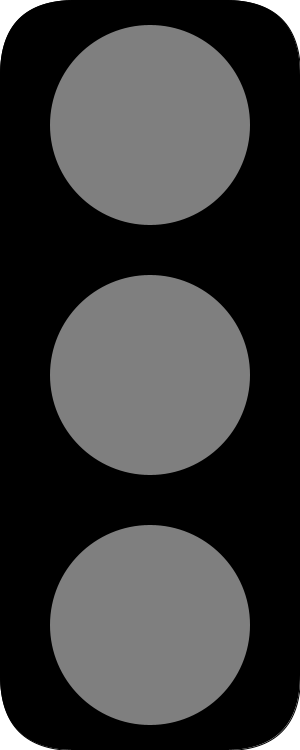
Frame 1 (no input)
Frame 60 (the mouse pressed at the canvas centre just before this capture): identical to frame 1, image omitted
Frame 120 (the mouse held since frame 60 and released just before this capture): identical to frame 1, image omitted

The Processing sketch that drew this single still picture (run headless with seeded random() and noise(); from frame 60 on, the mouse is pressed at the canvas centre):

// Processing sketch: TaskThree
// ── TaskThree.pde
// colors
color red = color(255, 0, 0);
color yellow = color(255, 255, 0);
color green = color(0, 255, 0);
color grey = color(127);
color black = color(0);
color white = color(255);

// color changer variables
color redLight;
color yellowLight;
color greenLight;

//sizes
int circleWidth = 100;

void setup()
{
  //setup
  size(300, 750);
  background(white);

  //black panel  
  fill(black);
  rect(0, 0, width, height, 75);

  //lights setup grey
  noStroke();
  fill(grey);
  circle(width/2, height-625, width-circleWidth);
  fill(grey);
  circle(width/2, height/2, width-circleWidth);
  fill(grey);
  circle(width/2, height-125, width-circleWidth);
}

void draw()
{
  if (keyPressed == true)
  {
    //lights changer colors
    fill(redLight);
    circle(width/2, height-625, width-circleWidth);
    fill(yellowLight);
    circle(width/2, height/2, width-circleWidth);
    fill(greenLight);
    circle(width/2, height-125, width-circleWidth);
  }
}

void keyPressed()
{
  //keybord controller
  if (key == 'a' || key == 'A')        // a or A to change light to red
  {
    redLight = red;
    yellowLight = grey;
    greenLight = grey;
  } 
  else if (key == 's' || key == 'S')   // s or S to change light to red and yellow
  {
    redLight = red;
    yellowLight = yellow;
    greenLight = grey;
  } 
  else if (key == 'd' || key == 'D')   // d or D to change light to green
  {
    redLight = grey;
    yellowLight = grey;
    greenLight = green;
  }
}
